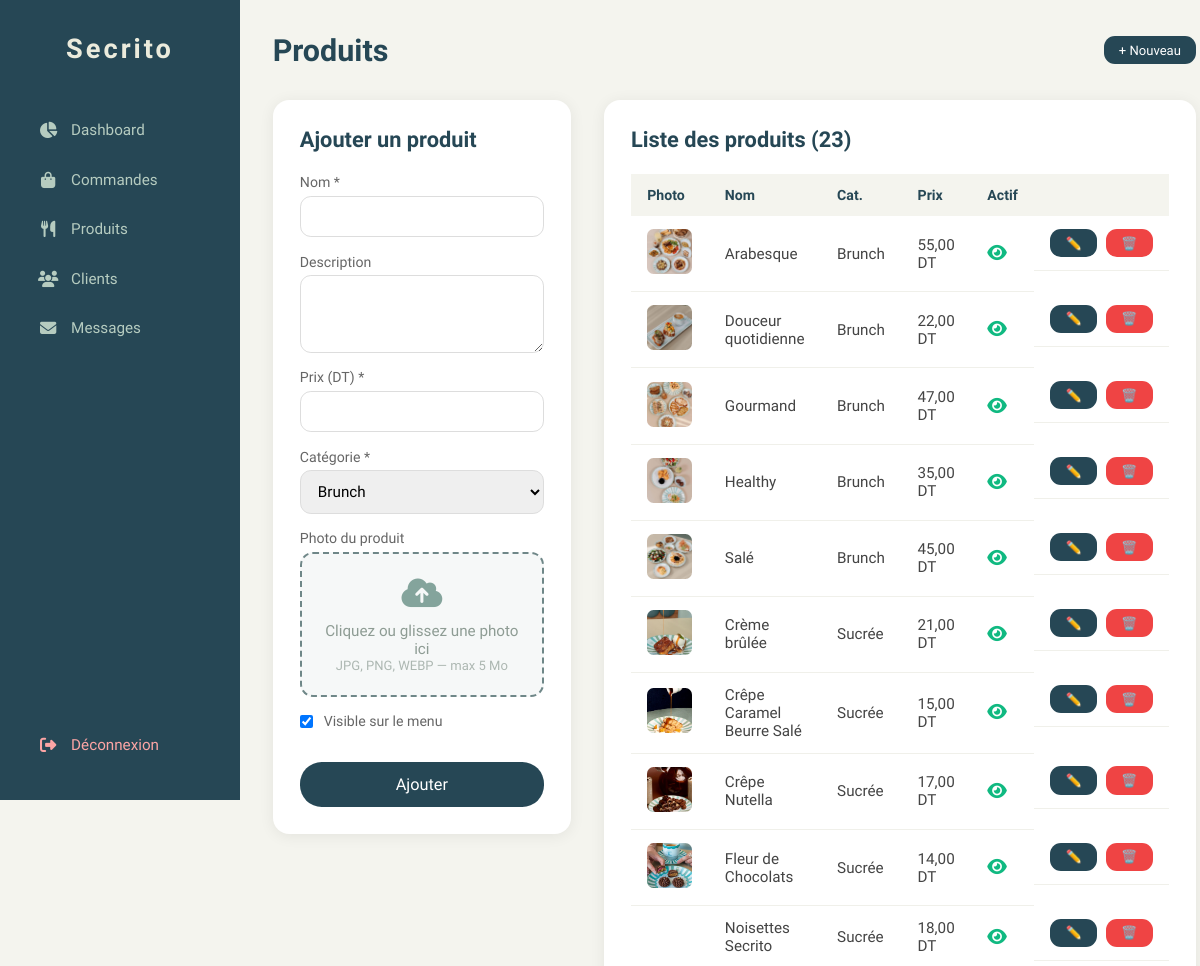
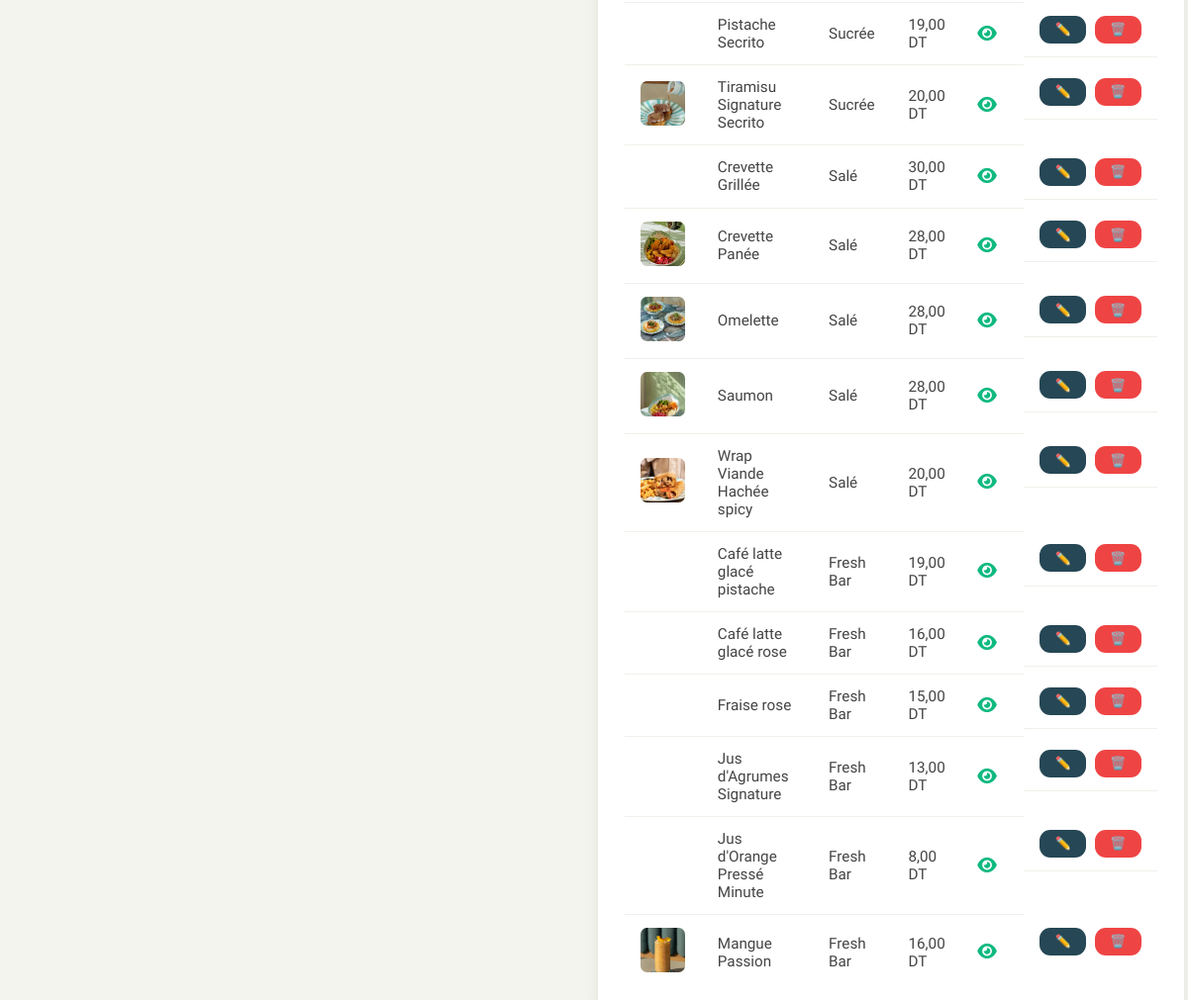
The page /admin/produits.php (signed in) on the database its author committed (2 pictures, top to bottom).
### tables this page shows
CREATE TABLE IF NOT EXISTS produits (
    id          INT AUTO_INCREMENT PRIMARY KEY,
    nom         VARCHAR(150) NOT NULL,
    description TEXT,
    prix        DECIMAL(8,2) NOT NULL,
    categorie   ENUM('brunch','sucree','sale','fresh') NOT NULL,
    image       VARCHAR(255),
    actif       TINYINT(1) DEFAULT 1,
    created_at  TIMESTAMP DEFAULT CURRENT_TIMESTAMP
);

### config/config.php (called while the page is built, shortened)
<?php
function clean(string $val): string {
    return htmlspecialchars(trim($val), ENT_QUOTES, 'UTF-8');
}

### admin/produits.php (the view, shortened to what this page needs)
<?php
require_once '../config/config.php';
$pdo = getDB();
$edit = null;
$produits     = $pdo->query("SELECT * FROM produits ORDER BY categorie, nom")->fetchAll();
$cats_labels  = ['brunch'=>'Brunch','sucree'=>'Sucrée','sale'=>'Salé','fresh'=>'Fresh Bar'];
?>
<!DOCTYPE html>
<html lang="fr">
<head>
    <link rel="stylesheet" href="https://cdnjs.cloudflare.com/ajax/libs/font-awesome/6.5.0/css/all.min.css">
    <link rel="stylesheet" href="../css/style.css">
    <link rel="stylesheet" href="admin.css">
</head>
<body class="admin-body">
<?php include 'sidebar.php'; ?>
<main class="admin-main">
    <div class="admin-topbar">
        <h1>Produits</h1>
        <a href="produits.php" class="btn-sm">+ Nouveau</a>
    </div>
    <div style="display:grid;grid-template-columns:1fr 1.5fr;gap:3rem;align-items:start;">
        <div class="admin-card">
            <h2 style="margin-bottom:2rem;"><?php echo $edit ? 'Modifier le produit' : 'Ajouter un produit'; ?></h2>
            <form method="POST" enctype="multipart/form-data">
                <div class="form-row">
                    <label>Nom *</label>
                    <input type="text" name="nom" required value="<?php echo clean($edit['nom']??''); ?>">
                </div>
                <div class="form-row">
                    <label>Description</label>
                    <textarea name="description" rows="3"><?php echo clean($edit['description']??''); ?></textarea>
                </div>
                <div class="form-row">
                    <label>Prix (DT) *</label>
                    <input type="number" name="prix" step="0.01" min="0" required value="<?php echo $edit['prix']??''; ?>">
                </div>
                <div class="form-row">
                    <label>Catégorie *</label>
                    <select name="categorie">
                        <?php foreach ($cats_labels as $v => $l): ?>
                        <option value="<?php echo $v; ?>" <?php echo ($edit['categorie']??'')===$v?'selected':''; ?>>
                            <?php echo $l; ?>
                        </option>
                        <?php endforeach; ?>
                    </select>
                </div>
                <div class="form-row">
                    <label>Photo du produit</label>
                    <div class="upload-zone" id="uploadZone">
                        <div class="upload-icon"><i class="fas fa-cloud-upload-alt"></i></div>
                        <p>Cliquez ou glissez une photo ici</p>
                        <span>JPG, PNG, WEBP — max 5 Mo</span>
                    </div>
                </div>
                <div class="form-row" style="flex-direction:row;align-items:center;gap:1rem;">
                    <input type="checkbox" name="actif" id="actif" value="1"
                           <?php echo ($edit['actif']??1)?'checked':''; ?> style="width:auto;">
                    <label for="actif" style="margin-bottom:0;">Visible sur le menu</label>
                </div>
                <button type="submit" style="width:100%;margin-top:1.5rem;padding:1.2rem;
                        background:var(--color-primary);color:#fff;border:none;
                        border-radius:2rem;font-size:1.5rem;cursor:pointer;">
                    <?php echo $edit ? 'Modifier' : 'Ajouter'; ?>
                </button>
            </form>
        </div>
        <div class="admin-card">
            <h2 style="margin-bottom:2rem;">Liste des produits (<?php echo count($produits); ?>)</h2>
            <table class="admin-table">
                <thead>
                    <tr><th>Photo</th><th>Nom</th><th>Cat.</th><th>Prix</th><th>Actif</th><th></th></tr>
                </thead>
                <tbody>
                <?php foreach ($produits as $p): ?>
                <tr style="<?php echo !$p['actif']?'opacity:0.5':''; ?>">
                    <td>
                        <?php if (!empty($p['image'])): ?>
                        <img src="../images/<?php echo clean($p['image']); ?>"
                             style="width:45px;height:45px;object-fit:cover;border-radius:0.6rem;"
                             onerror="this.style.display='none'">
                        <?php else: ?>
                        <span style="font-size:2rem;">🍽️</span>
                        <?php endif; ?>
                    </td>
                    <td><?php echo clean($p['nom']); ?></td>
                    <td><?php echo $cats_labels[$p['categorie']] ?? $p['categorie']; ?></td>
                    <td><?php echo number_format($p['prix'],2,',',' '); ?> DT</td>
                    <td>
                        <a href="?toggle=<?php echo $p['id']; ?>" title="<?php echo $p['actif']?'Désactiver':'Activer'; ?>">
                            <i class="fas fa-<?php echo $p['actif']?'eye':'eye-slash'; ?>"
                               style="color:<?php echo $p['actif']?'#10b981':'#888'; ?>;font-size:1.6rem;"></i>
                        </a>
                    </td>
                    <td style="display:flex;gap:0.8rem;">
                        <a href="?edit=<?php echo $p['id']; ?>" class="btn-sm">✏️</a>
                        <a href="?delete=<?php echo $p['id']; ?>" class="btn-sm" style="background:#ef4444;"
                           onclick="return confirm('Supprimer ce produit ?')">🗑️</a>
                    </td>
                </tr>
                <?php endforeach; ?>
                </tbody>
            </table>
        </div>
    </div>
</main>
</body>
</html>

### admin/sidebar.php
<aside class="admin-sidebar">
    <div class="sidebar-logo">Secrito</div>
    <nav>
        <a href="index.php"><i class="fas fa-chart-pie"></i> Dashboard</a>
        <a href="commandes.php"><i class="fas fa-shopping-bag"></i> Commandes</a>
        <a href="produits.php"><i class="fas fa-utensils"></i> Produits</a>
        <a href="clients.php"><i class="fas fa-users"></i> Clients</a>
        <a href="messages.php"><i class="fas fa-envelope"></i> Messages</a>
        <a href="logout.php" style="margin-top:auto;color:#fca5a5;"><i class="fas fa-sign-out-alt"></i> Déconnexion</a>
    </nav>
</aside>

### css/style.css (style rules this page uses)
:root { --color-primary: #264755; --color-secondary: #94b4ac; --color-accent: #84a49c; --bg-main: #ebebdc; --bg-secondary: #b6ccc0; --text-main: #60646c; --text-secondary: #8e9c94; --border-color: #6f8788; --divider-color: #889190; --footer-color: #616c6c; }
* { font-family: "Cardo", serif; margin: 0; padding: 0; box-sizing: border-box; outline: none; border: none; text-decoration: none; text-transform: none; transition: 0.2s linear; }
html { font-size: 68%; overflow-x: hidden; scroll-padding-top: 9rem; scroll-behavior: smooth; }
body { background: var(--bg-main); }

### admin/admin.css (style rules this page uses)
* { margin:0;padding:0;box-sizing:border-box;font-family:'Cardo',serif; }
.admin-body { display: flex; min-height: 100vh; background: #f4f4ee; }
.admin-sidebar { width: 240px; background: #264755; padding: 3rem 2rem; display: flex; flex-direction: column; position: fixed; top: 0; left: 0; height: 100vh; z-index: 100; }
.sidebar-logo { font-size: 2.5rem; font-weight: 700; color: #ebebdc; letter-spacing: 3px; margin-bottom: 4rem; text-align: center; }
.admin-sidebar nav { display: flex; flex-direction: column; gap: 0.5rem; flex: 1; }
.admin-sidebar nav a { display: flex; align-items: center; gap: 1.2rem; padding: 1.2rem 1.5rem; border-radius: 1rem; color: #b6ccc0; font-size: 1.4rem; text-decoration: none; transition: 0.2s; }
.admin-sidebar nav a i { width: 20px; text-align: center; font-size: 1.5rem; }
.admin-main { margin-left: 240px; flex: 1; padding: 3rem; min-height: 100vh; }
.admin-topbar { display: flex; justify-content: space-between; align-items: center; margin-bottom: 3rem; }
.admin-topbar h1 { font-size: 2.8rem; color: #264755; }
.admin-card { background: #fff; border-radius: 1.5rem; padding: 2.5rem; box-shadow: 0 2px 15px rgba(0,0,0,0.07); margin-bottom: 2.5rem; }
.admin-card h2 { font-size: 2rem; color: #264755; }
.admin-table { width: 100%; border-collapse: collapse; font-size: 1.4rem; margin-top: 1.5rem; }
.admin-table th { background: #f4f4ee; color: #264755; padding: 1.2rem 1.5rem; text-align: left; font-size: 1.3rem; }
.admin-table td { padding: 1.2rem 1.5rem; border-bottom: 1px solid #f0f0ea; color: #444; }
.admin-table tr:last-child td { border-bottom: none; }
.btn-sm { display: inline-block; padding: 0.6rem 1.4rem; background: #264755; color: #fff; border-radius: 1rem; font-size: 1.2rem; text-decoration: none; cursor: pointer; border: none; transition: 0.2s; }
.form-row { display: flex; flex-direction: column; margin-bottom: 1.5rem; }
.form-row label { font-size: 1.3rem; color: #666; margin-bottom: 0.5rem; }
.form-row input, .form-row select, .form-row textarea { padding: 1rem 1.2rem; border: 1px solid #ddd; border-radius: 1rem; font-size: 1.4rem; font-family: 'Cardo', serif; resize: vertical; }

### admin/produits.php (style rules this page uses)
.upload-zone { border: 2px dashed var(--border-color); border-radius: 1.2rem; padding: 2rem; text-align: center; cursor: pointer; transition: 0.2s ease; background: rgba(38,71,85,0.04); position: relative; }
.upload-zone .upload-icon { font-size: 3rem; color: var(--color-accent); margin-bottom: 0.8rem; }
.upload-zone p { font-size: 1.4rem; color: var(--text-secondary); margin: 0; }
.upload-zone span { font-size: 1.2rem; color: var(--text-secondary); opacity: 0.7; }

### rows shown on the page
produits: image (picture), nom "Arabesque", categorie "Brunch", prix "55,00", actif 1 (drawn)
produits: image (picture), nom "Douceur quotidienne", categorie "Brunch", prix "22,00", actif 1 (drawn)
produits: image (picture), nom "Gourmand", categorie "Brunch", prix "47,00", actif 1 (drawn)
produits: image (picture), nom "Healthy", categorie "Brunch", prix "35,00", actif 1 (drawn)
produits: image (picture), nom "Salé", categorie "Brunch", prix "45,00", actif 1 (drawn)
produits: image (picture), nom "Crème brûlée", categorie "Sucrée", prix "21,00", actif 1 (drawn)
produits: image (picture), nom "Crêpe Caramel Beurre Salé", categorie "Sucrée", prix "15,00", actif 1 (drawn)
produits: image (picture), nom "Crêpe Nutella", categorie "Sucrée", prix "17,00", actif 1 (drawn)
produits: image (picture), nom "Fleur de Chocolats", categorie "Sucrée", prix "14,00", actif 1 (drawn)
produits: nom "Noisettes Secrito", categorie "Sucrée", prix "18,00", actif 1 (drawn)
produits: nom "Pistache Secrito", categorie "Sucrée", prix "19,00", actif 1 (drawn)
produits: image (picture), nom "Tiramisu Signature Secrito", categorie "Sucrée", prix "20,00", actif 1 (drawn)
produits: nom "Crevette Grillée", categorie "Salé", prix "30,00", actif 1 (drawn)
produits: image (picture), nom "Crevette Panée", categorie "Salé", prix "28,00", actif 1 (drawn)
produits: image (picture), nom "Omelette", categorie "Salé", prix "28,00", actif 1 (drawn)
produits: image (picture), nom "Saumon", categorie "Salé", prix "28,00", actif 1 (drawn)
produits: image (picture), nom "Wrap Viande Hachée spicy", categorie "Salé", prix "20,00", actif 1 (drawn)
produits: nom "Café latte glacé pistache", categorie "Fresh Bar", prix "19,00", actif 1 (drawn)
produits: nom "Café latte glacé rose", categorie "Fresh Bar", prix "16,00", actif 1 (drawn)
produits: nom "Fraise rose", categorie "Fresh Bar", prix "15,00", actif 1 (drawn)
produits: nom "Jus d'Agrumes Signature", categorie "Fresh Bar", prix "13,00", actif 1 (drawn)
produits: nom "Jus d'Orange Pressé Minute", categorie "Fresh Bar", prix "8,00", actif 1 (drawn)
produits: image (picture), nom "Mangue Passion", categorie "Fresh Bar", prix "16,00", actif 1 (drawn)

### other values the page prints
count($produits) "23"
form field categorie "Brunch"
